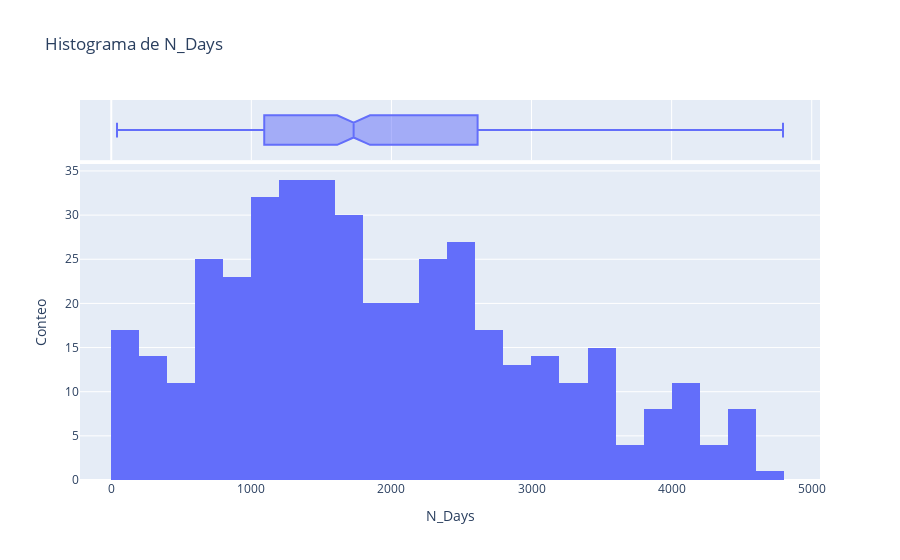
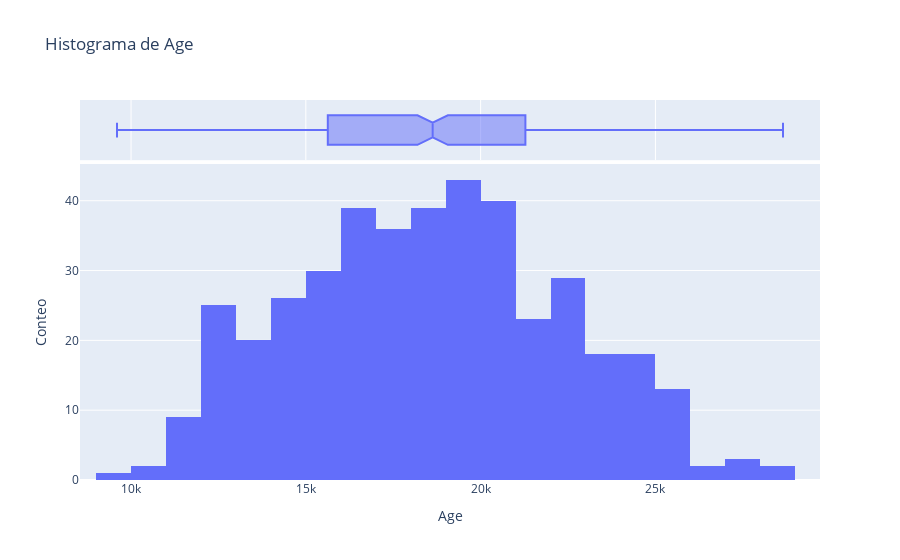
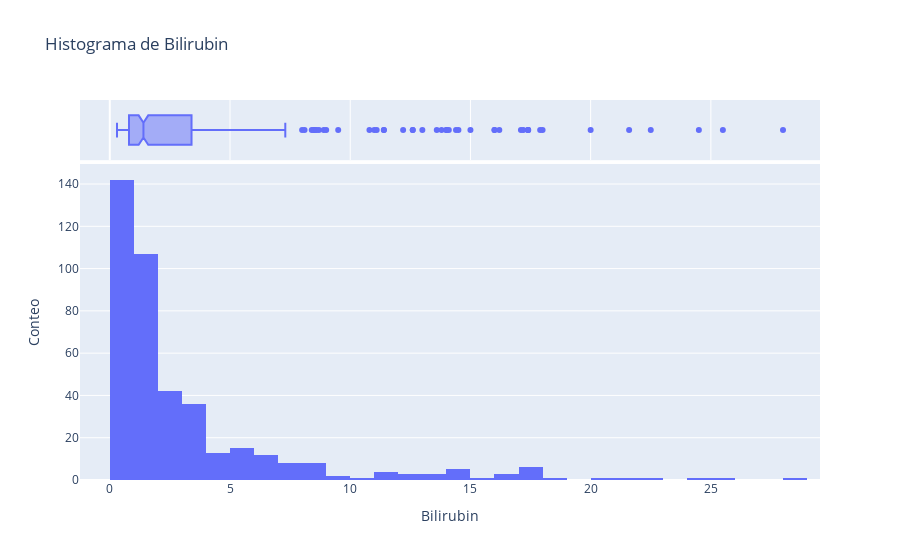
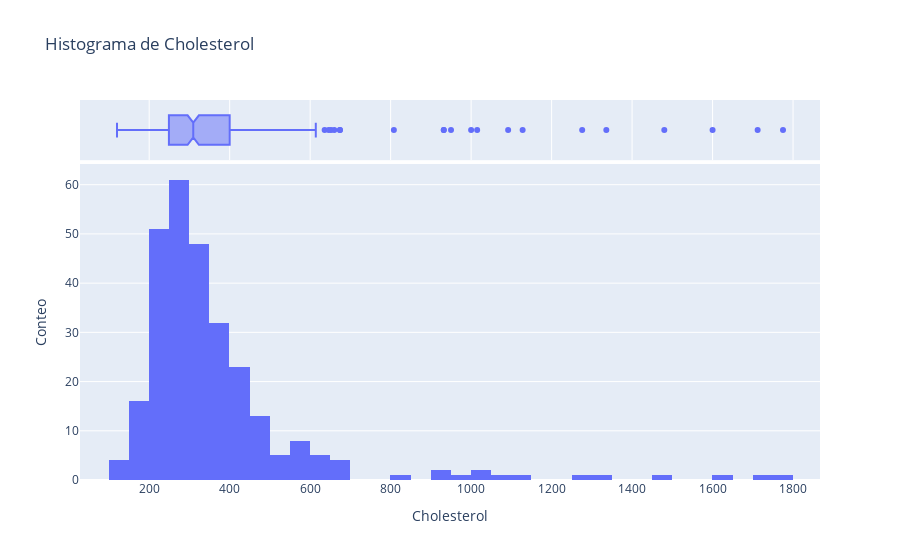

Here is the notebook cell these charts were saved with, in order:
### Code cell
import plotly.graph_objects as go
import plotly.express as px

import plotly.express as px



for feature in numerical_columns:
    # Histograma
    fig = px.histogram(df, x=feature, marginal="box",
                       title=f'Histograma de {feature}')
    fig.update_layout(xaxis_title=feature, yaxis_title='Conteo')
    fig.show()

### Figure 1 — Plotly figure (JSON) as saved in the notebook; plotly's stock layout.template omitted (floating-point values rounded to 4 significant figures; data arrays with more than 128 entries replaced by an {"elided": "..."} marker saying what was removed)
{"data": [{"alignmentgroup": "True", "bingroup": "x", "hovertemplate": "N_Days=%{x}<br>count=%{y}<extra></extra>", "legendgroup": "", "marker": {"color": "#636efa", "pattern": {"shape": ""}}, "name": "", "offsetgroup": "", "orientation": "v", "showlegend": false, "type": "histogram", "x": {"elided": "418 int values"}, "xaxis": "x", "yaxis": "y"}, {"alignmentgroup": "True", "hovertemplate": "N_Days=%{x}<extra></extra>", "legendgroup": "", "marker": {"color": "#636efa"}, "name": "", "notched": true, "offsetgroup": "", "showlegend": false, "type": "box", "x": {"elided": "418 int values"}, "xaxis": "x2", "yaxis": "y2"}], "layout": {"barmode": "relative", "legend": {"tracegroupgap": 0}, "title": {"text": "Histograma de N_Days"}, "xaxis": {"anchor": "y", "domain": [0, 1], "title": {"text": "N_Days"}}, "xaxis2": {"anchor": "y2", "domain": [0, 1], "matches": "x", "showgrid": true, "showticklabels": false}, "yaxis": {"anchor": "x", "domain": [0, 0.8316], "title": {"text": "Conteo"}}, "yaxis2": {"anchor": "x2", "domain": [0.8416, 1], "matches": "y2", "showgrid": false, "showline": false, "showticklabels": false, "ticks": ""}}}

### Figure 2 — Plotly figure (JSON) as saved in the notebook; plotly's stock layout.template omitted (floating-point values rounded to 4 significant figures; data arrays with more than 128 entries replaced by an {"elided": "..."} marker saying what was removed)
{"data": [{"alignmentgroup": "True", "bingroup": "x", "hovertemplate": "Age=%{x}<br>count=%{y}<extra></extra>", "legendgroup": "", "marker": {"color": "#636efa", "pattern": {"shape": ""}}, "name": "", "offsetgroup": "", "orientation": "v", "showlegend": false, "type": "histogram", "x": {"elided": "418 int values"}, "xaxis": "x", "yaxis": "y"}, {"alignmentgroup": "True", "hovertemplate": "Age=%{x}<extra></extra>", "legendgroup": "", "marker": {"color": "#636efa"}, "name": "", "notched": true, "offsetgroup": "", "showlegend": false, "type": "box", "x": {"elided": "418 int values"}, "xaxis": "x2", "yaxis": "y2"}], "layout": {"barmode": "relative", "legend": {"tracegroupgap": 0}, "title": {"text": "Histograma de Age"}, "xaxis": {"anchor": "y", "domain": [0, 1], "title": {"text": "Age"}}, "xaxis2": {"anchor": "y2", "domain": [0, 1], "matches": "x", "showgrid": true, "showticklabels": false}, "yaxis": {"anchor": "x", "domain": [0, 0.8316], "title": {"text": "Conteo"}}, "yaxis2": {"anchor": "x2", "domain": [0.8416, 1], "matches": "y2", "showgrid": false, "showline": false, "showticklabels": false, "ticks": ""}}}

### Figure 3 — Plotly figure (JSON) as saved in the notebook; plotly's stock layout.template omitted (floating-point values rounded to 4 significant figures; data arrays with more than 128 entries replaced by an {"elided": "..."} marker saying what was removed)
{"data": [{"alignmentgroup": "True", "bingroup": "x", "hovertemplate": "Bilirubin=%{x}<br>count=%{y}<extra></extra>", "legendgroup": "", "marker": {"color": "#636efa", "pattern": {"shape": ""}}, "name": "", "offsetgroup": "", "orientation": "v", "showlegend": false, "type": "histogram", "x": {"elided": "418 float values"}, "xaxis": "x", "yaxis": "y"}, {"alignmentgroup": "True", "hovertemplate": "Bilirubin=%{x}<extra></extra>", "legendgroup": "", "marker": {"color": "#636efa"}, "name": "", "notched": true, "offsetgroup": "", "showlegend": false, "type": "box", "x": {"elided": "418 float values"}, "xaxis": "x2", "yaxis": "y2"}], "layout": {"barmode": "relative", "legend": {"tracegroupgap": 0}, "title": {"text": "Histograma de Bilirubin"}, "xaxis": {"anchor": "y", "domain": [0, 1], "title": {"text": "Bilirubin"}}, "xaxis2": {"anchor": "y2", "domain": [0, 1], "matches": "x", "showgrid": true, "showticklabels": false}, "yaxis": {"anchor": "x", "domain": [0, 0.8316], "title": {"text": "Conteo"}}, "yaxis2": {"anchor": "x2", "domain": [0.8416, 1], "matches": "y2", "showgrid": false, "showline": false, "showticklabels": false, "ticks": ""}}}

### Figure 4 — Plotly figure (JSON) as saved in the notebook; plotly's stock layout.template omitted (floating-point values rounded to 4 significant figures; data arrays with more than 128 entries replaced by an {"elided": "..."} marker saying what was removed)
{"data": [{"alignmentgroup": "True", "bingroup": "x", "hovertemplate": "Cholesterol=%{x}<br>count=%{y}<extra></extra>", "legendgroup": "", "marker": {"color": "#636efa", "pattern": {"shape": ""}}, "name": "", "offsetgroup": "", "orientation": "v", "showlegend": false, "type": "histogram", "x": {"elided": "418 int values"}, "xaxis": "x", "yaxis": "y"}, {"alignmentgroup": "True", "hovertemplate": "Cholesterol=%{x}<extra></extra>", "legendgroup": "", "marker": {"color": "#636efa"}, "name": "", "notched": true, "offsetgroup": "", "showlegend": false, "type": "box", "x": {"elided": "418 int values"}, "xaxis": "x2", "yaxis": "y2"}], "layout": {"barmode": "relative", "legend": {"tracegroupgap": 0}, "title": {"text": "Histograma de Cholesterol"}, "xaxis": {"anchor": "y", "domain": [0, 1], "title": {"text": "Cholesterol"}}, "xaxis2": {"anchor": "y2", "domain": [0, 1], "matches": "x", "showgrid": true, "showticklabels": false}, "yaxis": {"anchor": "x", "domain": [0, 0.8316], "title": {"text": "Conteo"}}, "yaxis2": {"anchor": "x2", "domain": [0.8416, 1], "matches": "y2", "showgrid": false, "showline": false, "showticklabels": false, "ticks": ""}}}
